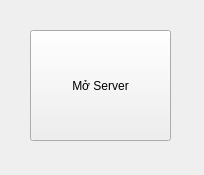
<?xml version="1.0" encoding="UTF-8"?>
<ui version="4.0">
 <class>server</class>
 <widget class="QWidget" name="server">
  <property name="geometry">
   <rect>
    <x>0</x>
    <y>0</y>
    <width>204</width>
    <height>175</height>
   </rect>
  </property>
  <property name="windowTitle">
   <string>server</string>
  </property>
  <widget class="QPushButton" name="server_Button">
   <property name="geometry">
    <rect>
     <x>30</x>
     <y>30</y>
     <width>141</width>
     <height>111</height>
    </rect>
   </property>
   <property name="text">
    <string>Mở Server</string>
   </property>
  </widget>
 </widget>
 <resources/>
 <connections/>
</ui>
